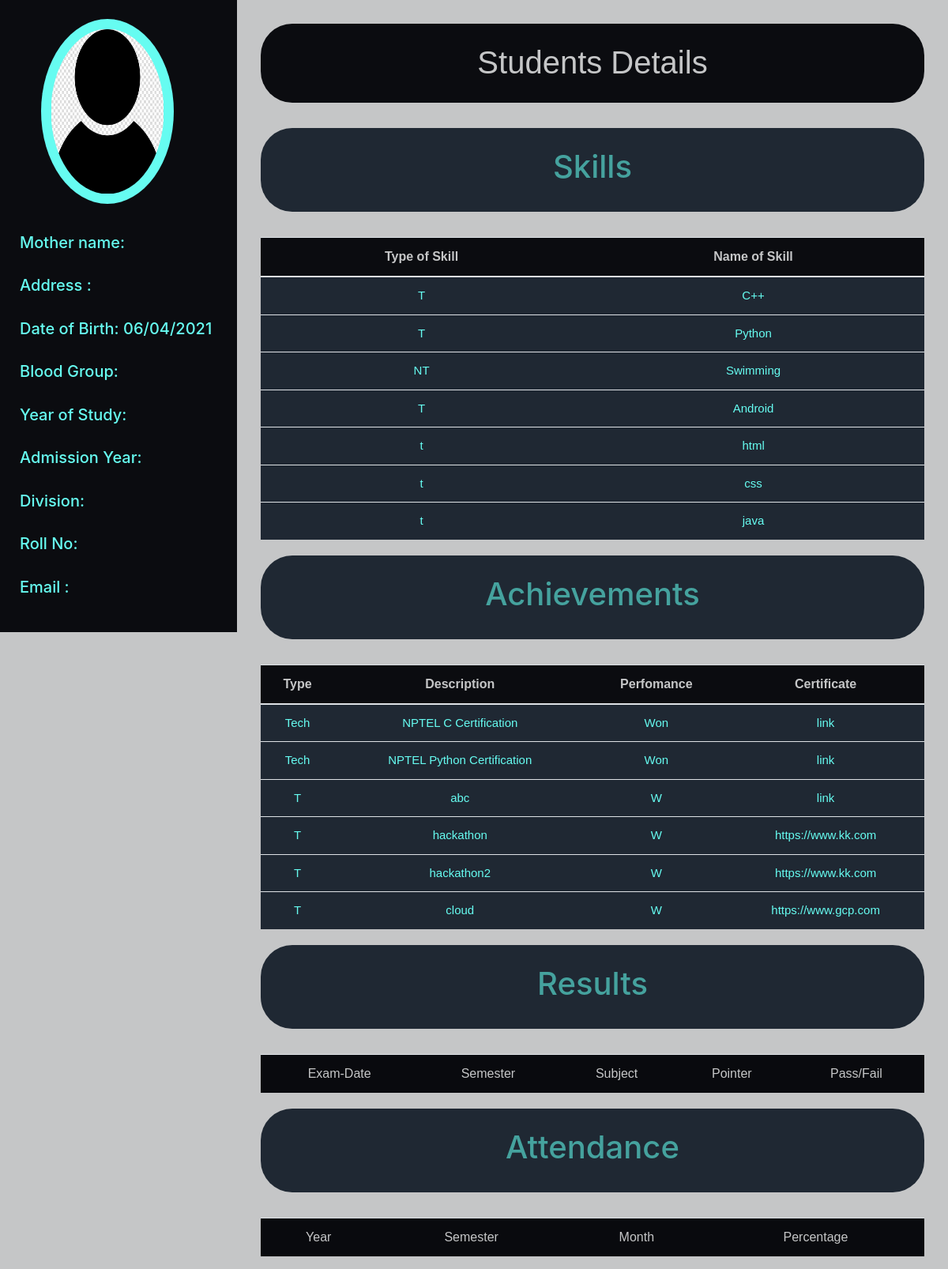
The app's page /student_infohod.php (signed in) with its own data.
### tables this page shows
CREATE TABLE `skills` (
  `student_id` int(11) NOT NULL,
  `Type` varchar(2) NOT NULL,
  `Skill_name` varchar(100) NOT NULL
);

CREATE TABLE `achivements` (
  `student_id` int(11) NOT NULL,
  `Tech/NonTech` varchar(20) NOT NULL,
  `Description` varchar(300) NOT NULL,
  `Won/Lost` varchar(5) NOT NULL,
  `Certificate` varchar(100) NOT NULL
);

### student_infohod.php (the view, shortened to what this page needs)
<!DOCTYPE html>
<html>
    <head>
        <link rel="stylesheet" href="https://maxcdn.bootstrapcdn.com/bootstrap/4.3.1/css/bootstrap.min.css">
    </head>
    <body>
        <?php
            $servername="localhost";
            $conn = mysqli_connect($servername,"root","","computer_dept") ;
        ?>
        <div class="container-fluid">
            <div class="row">
                <div class="col-md-3 text center">
                    <div class="container text-center heading">
                        <img src="contact.jpg" alt="pratik" class="thumbnail">
                    </div>
                    <div class="container details">
                        <?php
                            if($_GET['id']){
                                $id=$_GET['id'];
                            }
                            else{
                                $id = $_SESSION['id'];
                            }
                            $q1 = "select * from students natural join student_address natural join student_email where student_id=$id";
                            $query1 = mysqli_query($conn, $q1);
                            $student = mysqli_fetch_assoc($query1);
                        ?>
                        <br>
                        <h5>Mother name: <?php echo $student['Mother']; ?></h5>
                        <br>
                        <?php
                        $i=1;
                        echo("
                        <h5>Address : ". $student['Location']."</h5>");
                        while($student1 = mysqli_fetch_assoc($query1)){
                            $i=$i+1;
                        echo("
                        <h5>Address ".$i.": ". $student1['Location']."</h5>");
                        }
                        ?>
                        <br>
                        <h5>Date of Birth: <?php $dat=date_create($student1['Date_of_Birth']); echo date_format($dat,"d/m/Y"); ?></h5>
                        <br>
                        <h5>Blood Group: <?php echo $student['Blood_grp']; ?></h5>
                        <br>
                        <h5>Year of Study: <?php echo $student['Study_year']; ?></h5>
                        <br>
                        <h5>Admission Year: <?php echo $student['Admission_year']; ?></h5>
                        <br>
                        <h5>Division: <?php echo $student['Division']; ?></h5>
                        <br>
                        <h5>Roll No: <?php echo $student['Roll_no']; ?></h5>
                        <br>
                        <?php
                        echo("<h5>Email : ". $student['Email']."</h5>");
                        ?>
                    </div>
                </div>
                <div class="col-md-9">
                    <div class="container-fluid text-center">
                        <div class="jumbotron text-center info">
                            <h1 id="info1">Students Details</h1>
                        </div>
                        <div class="jumbotron text-center">
                            <h1>Skills</h1>
                        </div>
                        <table class="table">
                            <thead>
                                <tr>
                                    <th>Type of Skill</th>
                                    <th>Name of Skill</th>
                                </tr>
                            </thead>
                            <tbody>
                                <?php
                                $q1 = "select * from skills where student_id=$id";
                                $query1 = mysqli_query($conn, $q1);
                                    While($rows=mysqli_fetch_assoc($query1))
                                    {
                                ?>
                                <tr class="details">
                                        <td><?php echo $rows['Type']; ?></td>
                                        <td><?php echo $rows['Skill_name']; ?></td>
                                </tr>
                                <?php
                                }
                                ?>
                            </tbody>
                        <table>
                        <div class="jumbotron text-center">
                            <h1>Achievements</h1>
                        </div>
                        <table class="table">
                            <thead>
                                <tr>
                                    <th>Type</th>
                                    <th>Description</th>
                                    <th>Perfomance</th>
                                    <th>Certificate</th>
                                </tr>
                            </thead>
                            <tbody>
                                <?php
                                $q1 = "select * from achivements where student_id=$id";
                                $query1 = mysqli_query($conn, $q1);
                                    While($rows=mysqli_fetch_assoc($query1))
                                    {
                                ?>
                                <tr class="details">
                                        <td><?php echo $rows['Tech/NonTech']; ?></td>
                                        <td><?php echo $rows['Description']; ?></td>
                                        <td><?php echo $rows['Won/Lost']; ?></td>
                                        <td><?php echo $rows['Certificate']; ?></td>
                                </tr>
                                <?php
                                }
                                ?>
                            </tbody>
                        <table>
                        <div class="jumbotron text-center">
                            <h1>Results</h1>
                        </div>
                        <table class="table" >
                            <thead class="thead-dark">
                            <tr class="table-active">
                            <td>Exam-Date</td>
                            <td>Semester</td>
                            <td>Subject</td>
                            <td>Pointer</td>
                            <td>Pass/Fail</td>
                            </tr>
                            </thead>
                        </table>
                        <div class="jumbotron text-center">
                            <h1>Attendance</h1>
                        </div>
                        <table class="table" >
                            <thead class="thead-dark">
                                <tr class="table-active">
                                    <td>Year</td>
                                    <td>Semester</td>
                                    <td>Month</td>
                                    <td>Percentage</td>
                                </tr>
                            </thead>
                        </table>
                    </div>
                </div>
            </div>
        </div>
    </body>
</html>

### student_infohod.php (style rules this page uses)
body { background-color: #C5C6C7; }
.col-md-3 { background-color: #0B0C10;; height: 100vh; overflow: scroll; margin-left: 0; padding: 10px; position: sticky; top: 0; }
.col-md-9 { overflow: scroll; }
.thumbnail { width: 100%; height: 100%; border-radius: 50%; padding: 3%; }
.heading { width: 60%; height: 30%; margin: 5% 0 5% 15%; background-color: #66FCF1; border-radius: 100%; padding: 3%; }
.details { color: #66FCF1; font-size: 15px; }
.jumbotron.info { background-color: #0B0C10; margin-top: 30px; font-size: 40px; color: #C5C6C7; font-family: 'Franklin Gothic Medium', 'Arial Narrow', Arial, sans-serif; font-size: 40px; height: 100px; }
.jumbotron { background-color: #1F2833; color: #45A29E; padding: 25px; margin-top: 20px; border-radius: 40px; }
.table { background-color: #1F2833; color: #4FA29E; font-family: 'Franklin Gothic Medium', 'Arial Narrow', Arial, sans-serif; }
thead { background-color: #0B0C10; color: #C5C6C7; }

### records on screen
skills: Type "T", Skill_name "C++"
skills: Type "T", Skill_name "Python"
skills: Type "NT", Skill_name "Swimming"
skills: Type "T", Skill_name "Android"
skills: Type "t", Skill_name "html"
skills: Type "t", Skill_name "css"
skills: Type "t", Skill_name "java"
achivements: value "Tech", Description "NPTEL C Certification", value "Won", Certificate "link"
achivements: value "Tech", Description "NPTEL Python Certification", value "Won", Certificate "link"
achivements: value "T", Description "abc", value "W", Certificate "link"
achivements: value "T", Description "hackathon", value "W", Certificate "https://www.kk.com"
achivements: value "T", Description "hackathon2", value "W", Certificate "https://www.kk.com"
achivements: value "T", Description "cloud", value "W", Certificate "https://www.gcp.com"

### other values on screen
date_format($dat,"d/m/Y") "06/04/2021"
